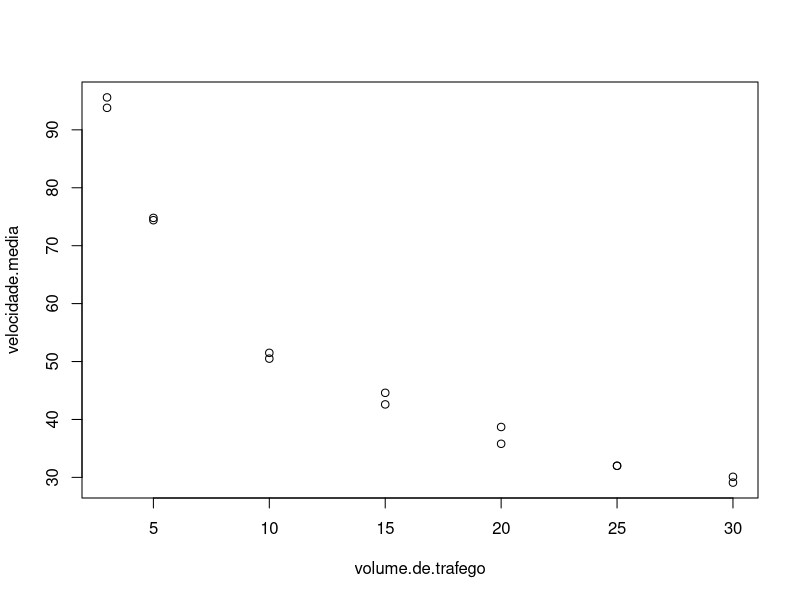
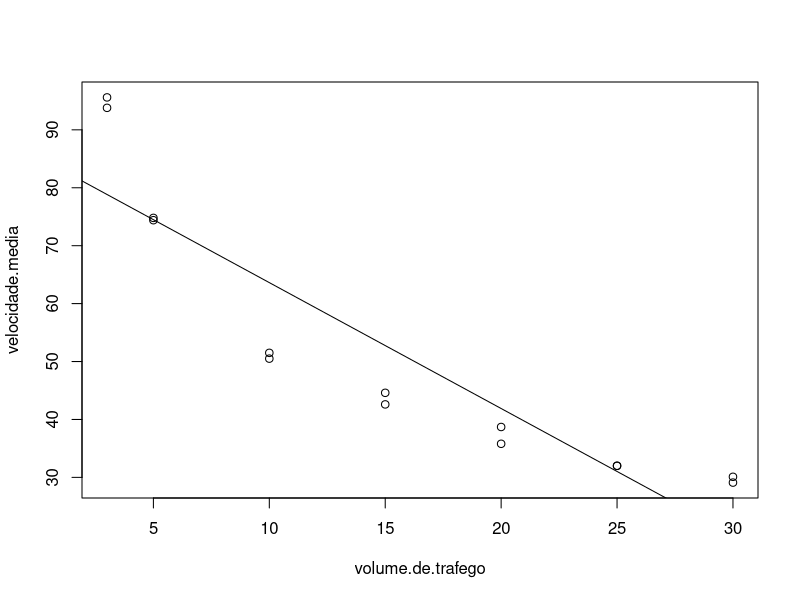
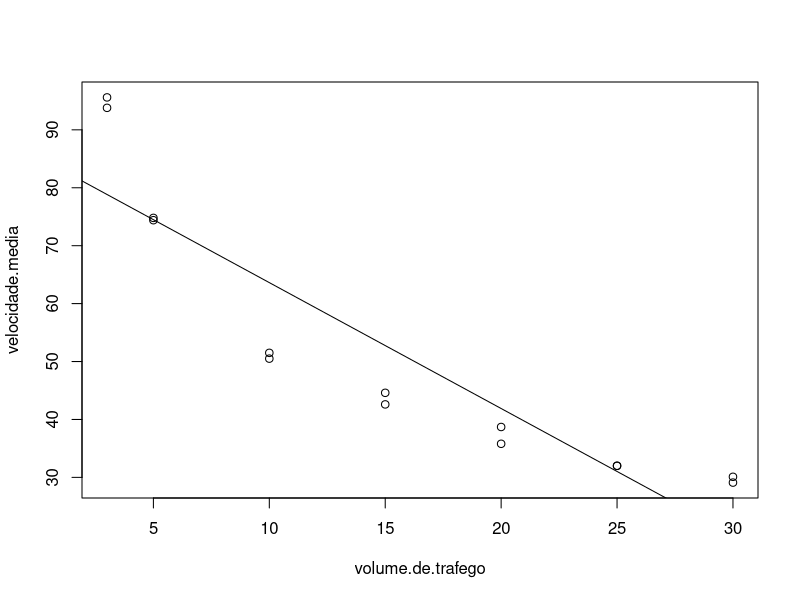
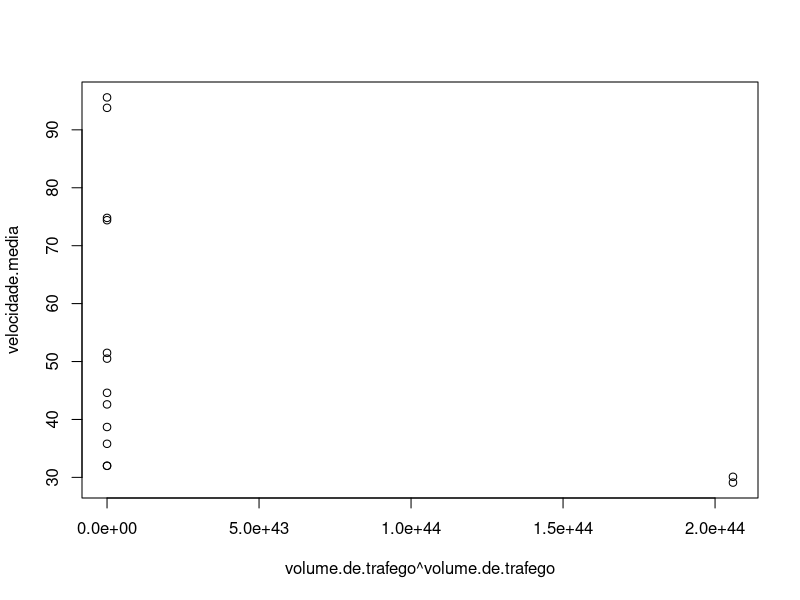
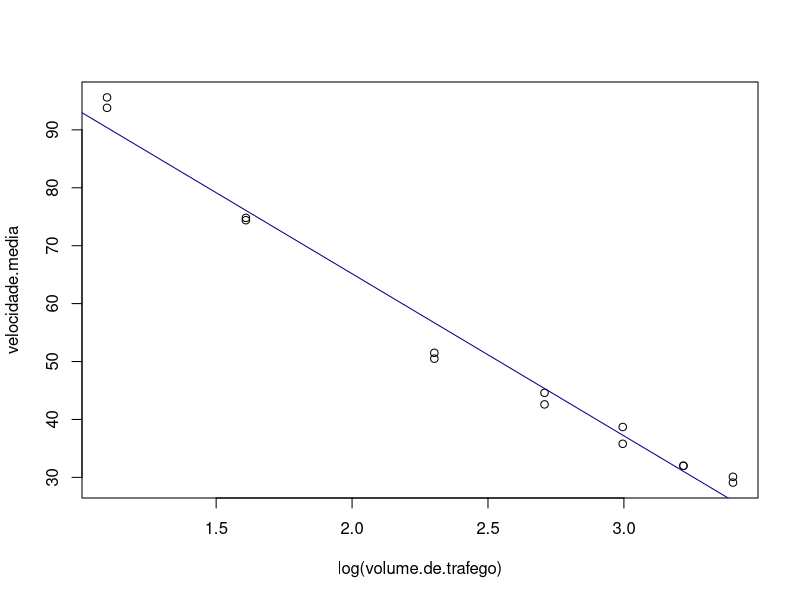
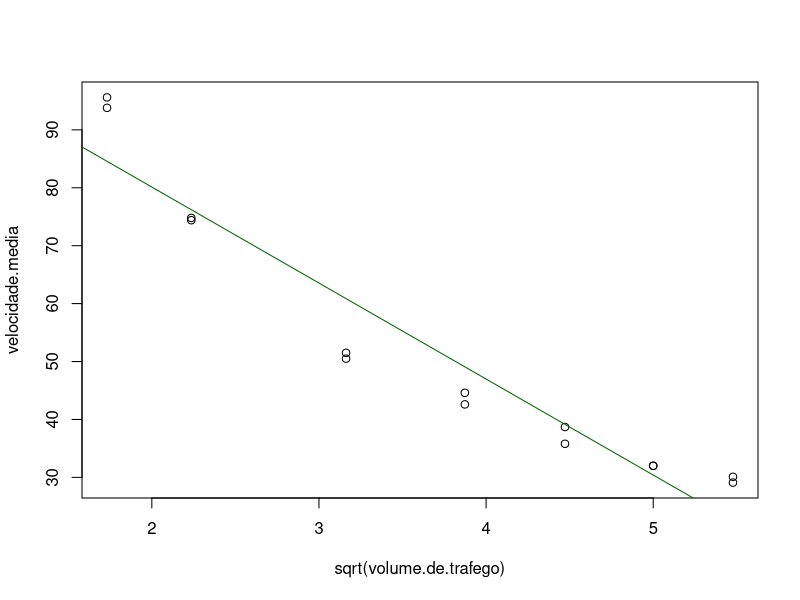
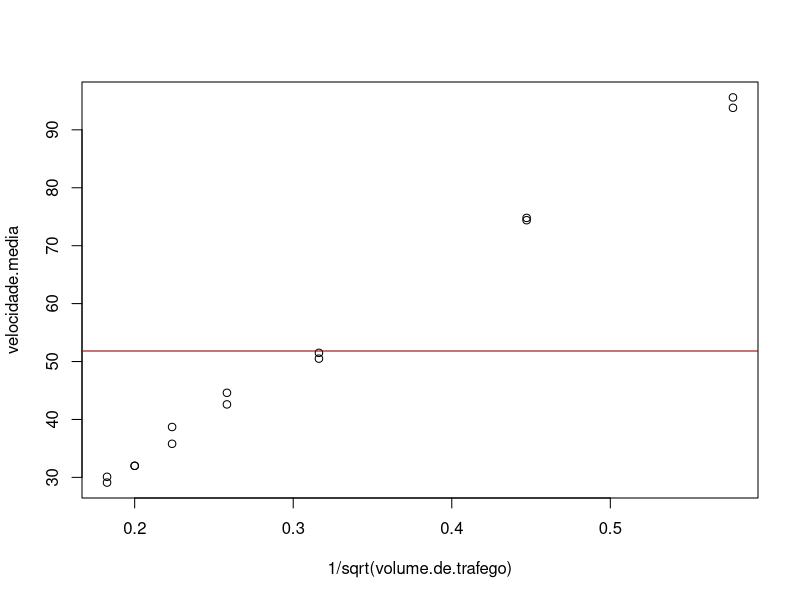

The R source for these figures, in order:
dados <- read.csv("planilha.csv", header=TRUE,sep=",",dec=".")

attach(dados)

#QUESTAO 1
#A)
graf = plot(volume.de.trafego,velocidade.media,pch = 1)


#B)O gráfico de dispersão pode ser usado quando uma variável depende de outra variável 
#ou quando as duas variáveis são independentes.O gráfico de dispersão também 
#é útil para verificar como dois conjuntos de dados comparáveis 
#concordam entre si em que nesse caso mostra variáveis estao fracamente relacionadas. 


#C)
correlacao = cor(x = velocidade.media,y = volume.de.trafego,method = "pearson")
print(correlacao)

#Como r é proximo de -1, temos um relacionamento forte e como r 
#é negativo, o r tem sentido descrecente.

#D)

modelo = lm(velocidade.media~volume.de.trafego)
coef(modelo)
print(summary(modelo))

#E)
graf = plot(volume.de.trafego,velocidade.media,pch = 1)
abline(lm(velocidade.media~volume.de.trafego), col="black")


#QUESTAO 2

#A)
graf = plot(volume.de.trafego,velocidade.media,pch = 1)
abline(lm(velocidade.media~volume.de.trafego), col="black")

#B)
correlacao = cor(volume.de.trafego**volume.de.trafego,velocidade.media,method = "pearson")
print(correlacao)
plot(volume.de.trafego**volume.de.trafego,velocidade.media,pch = 1)

#C)
correlacao = cor(log(volume.de.trafego),velocidade.media,method = "pearson")
print(correlacao)
plot(log(volume.de.trafego),velocidade.media,pch = 1)
abline(lm(velocidade.media~log(volume.de.trafego)), col="dark blue")

#D)
correlacao = cor(sqrt(volume.de.trafego),velocidade.media,method = "pearson")
print(correlacao)
plot(sqrt(volume.de.trafego),velocidade.media,pch = 1)
abline(lm(velocidade.media~sqrt(volume.de.trafego)), col="dark green")

#E)
correlacao = cor(1/sqrt(volume.de.trafego),velocidade.media,method = "pearson")
print(correlacao)
plot(1/sqrt(volume.de.trafego),velocidade.media,pch = 1)
abline(lm(velocidade.media~(1/sqrt(volume.de.trafego))), col="dark red")
       